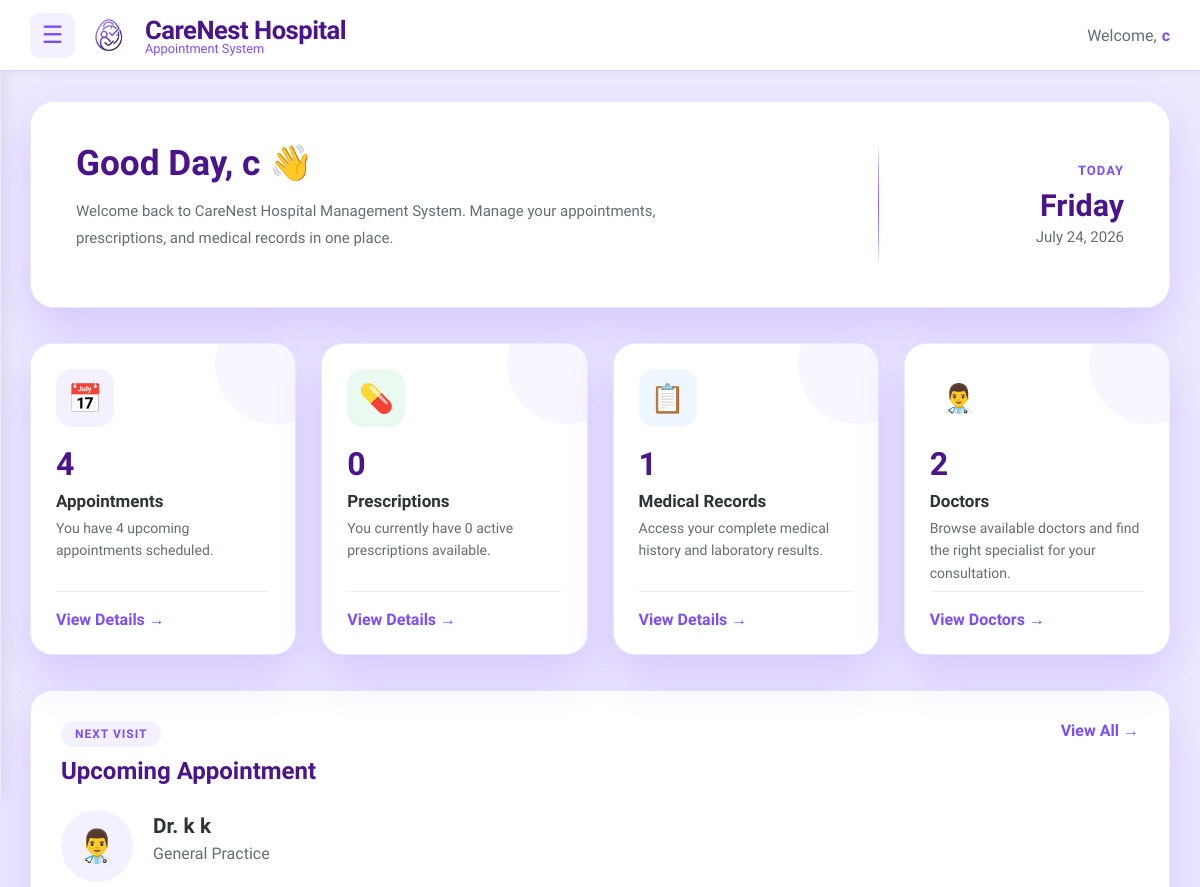
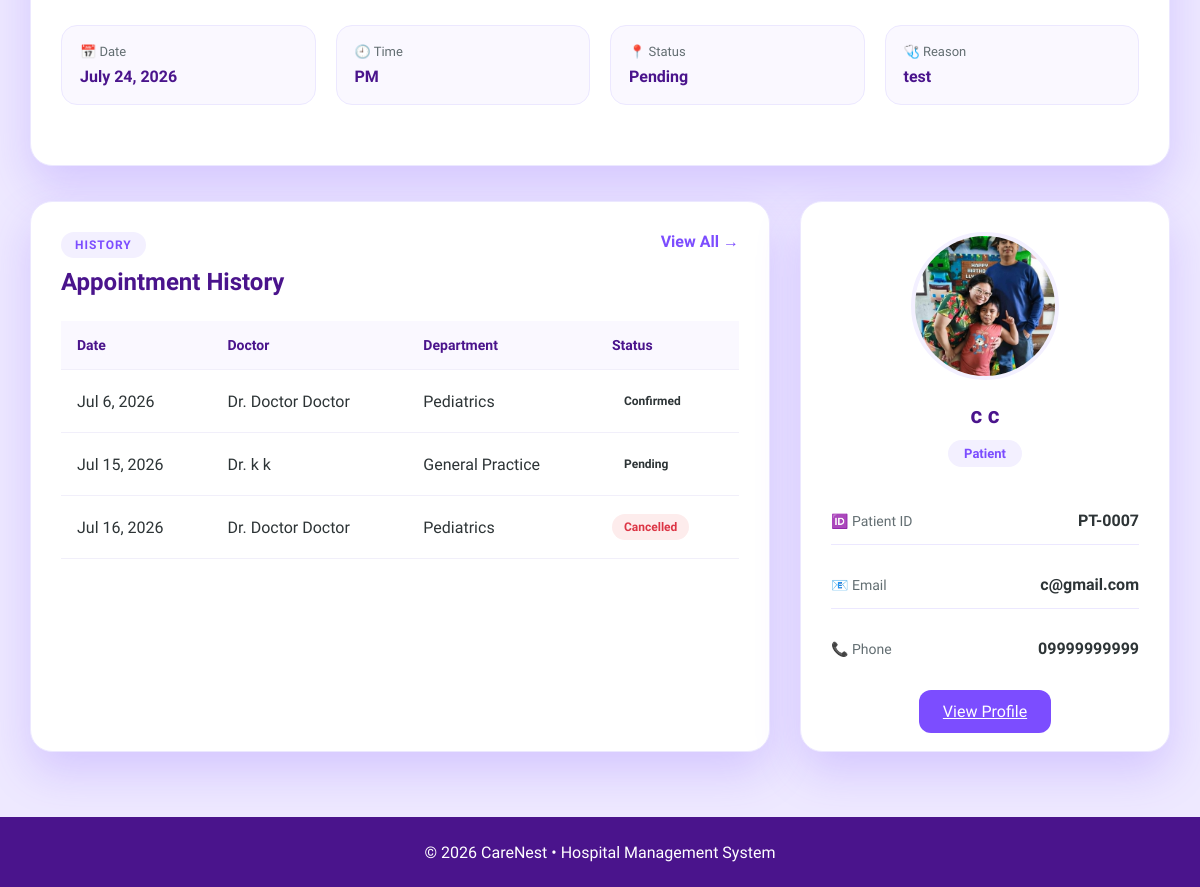
Screenshot of /patient/dashboard/ (signed in) with the database file from the repository (2 pictures, top to bottom).
### main/models.py (models this page shows, shortened)
class Appointment(models.Model):
    STATUS_CHOICES = [
        ('Pending', 'Pending'),
        ('Confirmed', 'Confirmed'),
        ('Completed', 'Completed'),
        ('Cancelled', 'Cancelled'),
    ]
    TIME_PERIOD_CHOICES = [
        ('AM', 'AM'),
        ('PM', 'PM'),
    ]
    patient = models.ForeignKey(
        Patient,
        on_delete=models.CASCADE,
        related_name='appointments'
    )
    doctor = models.ForeignKey(
        Doctor,
        on_delete=models.CASCADE,
        related_name='appointments'
    )
    date = models.DateField()
    time_period = models.CharField(
        max_length=2,
        choices=TIME_PERIOD_CHOICES,
        default='AM'
    )
    reason = models.TextField()
    status = models.CharField(
        max_length=15,
        choices=STATUS_CHOICES,
        default='Pending'
    )
    created_at = models.DateTimeField(auto_now_add=True)

class Doctor(models.Model):
    SPECIALIZATION_CHOICES = [
        ('Cardiology', 'Cardiology'),
        ('Dermatology', 'Dermatology'),
        ('Neurology', 'Neurology'),
        ('Pediatrics', 'Pediatrics'),
        ('Orthopedics', 'Orthopedics'),
        ('General Practice', 'General Practice'),
    ]
    SEX_CHOICES = [
        ('Male', 'Male'),
        ('Female', 'Female'),
        ('Other', 'Other'),
    ]
    user = models.OneToOneField(User, on_delete=models.CASCADE, related_name='doctor_profile')
    first_name = models.CharField(max_length=50, default="Unknown")
    middle_name = models.CharField(max_length=50, blank=True, null=True)
    last_name = models.CharField(max_length=50, default="Unknown")
    date_of_birth = models.DateField(blank=True, null=True)
    sex = models.CharField(
        max_length=10,
        choices=SEX_CHOICES,
        default='Male'
    )
    address = models.TextField(blank=True)
    specialization = models.CharField(
        max_length=50,
        choices=SPECIALIZATION_CHOICES,
        default='General Practice'
    )
    license_number = models.CharField(max_length=50, unique=True)
    contact_number = models.CharField(max_length=15)
    profile_picture = models.ImageField(
        upload_to=user_directory_path,
        default='default.jpg',
        blank=True,
        null=True
    )

class Patient(models.Model):
    SEX_CHOICES = [
        ('Male', 'Male'),
        ('Female', 'Female'),
        ('Other', 'Other'),
    ]
    BLOOD_TYPE_CHOICES = [
        ('A+', 'A+'),
        ('A-', 'A-'),
        ('B+', 'B+'),
        ('B-', 'B-'),
        ('AB+', 'AB+'),
        ('AB-', 'AB-'),
        ('O+', 'O+'),
        ('O-', 'O-'),
        ('Unknown', 'Unknown'),
    ]
    user = models.OneToOneField(
        User,
        on_delete=models.CASCADE,
        related_name='patient_profile'
    )
    first_name = models.CharField(max_length=50, default="Unknown")
    middle_name = models.CharField(max_length=50, blank=True, null=True)
    last_name = models.CharField(max_length=50, default="Unknown")
    date_of_birth = models.DateField()
    sex = models.CharField(
        max_length=10,
        choices=SEX_CHOICES,
        default='Male'
    )
    blood_type = models.CharField(
        max_length=10,
        choices=BLOOD_TYPE_CHOICES,
        default='Unknown'
    )
    height = models.DecimalField(
        max_digits=5,
        decimal_places=2,
        blank=True,
        null=True,
        help_text="Height in centimeters"
    )
    weight = models.DecimalField(
        max_digits=5,
        decimal_places=2,
        blank=True,
        null=True,
        help_text="Weight in kilograms"
    )
    address = models.TextField()
    contact_number = models.CharField(max_length=15)
    profile_picture = models.ImageField(
        upload_to=user_directory_path,
        default='default.jpg',
        blank=True,
        null=True
    )

### main/views.py (the view)
# urls.py: path("patient/dashboard/", views.patient_dashboard, name="patient_dashboard"),
@login_required
def patient_dashboard(request):
    patient = request.user.patient_profile
    appointments = Appointment.objects.filter(
        patient=patient
    ).order_by(
        "date"
    )
    appointment_count = appointments.count()
    prescription_count = Prescription.objects.filter(
        appointment__patient=patient
    ).count()
    medical_records = MedicalRecord.objects.filter(
        patient=patient
    )
    medical_record_count = medical_records.count()
    doctor_count = Doctor.objects.count()
    upcoming_appointment = appointments.filter(
        date__gte=timezone.localdate()
    ).order_by(
        "date"
    ).first()
    appointment_history = appointments.filter(
        status__in=[
            "Completed",
            "Cancelled"
        ]
    ).order_by(
        "-date"
    )
    context = {
        "patient": patient,
        "appointment_count": appointment_count,
        "prescription_count": prescription_count,
        "medical_record_count": medical_record_count,
        "doctor_count": doctor_count,
        "appointments": appointments,
        "appointment_history": appointment_history,
        "upcoming_appointment": upcoming_appointment,
        "medical_records": medical_records,
    }
    return render(
        request,
        "patients/dashboard/patient_dashboard.html",
        context
    )

### main/templates/patients/dashboard/patient_dashboard.html (shortened to what this page needs)
{% extends "includes/dashboard_base.html" %}
{% load static %}
{% block content %}
{% block extra_css %}
<link rel="stylesheet" href="{% static 'css/patient_dashboard.css' %}">
{% endblock %}
<div class="patient-dashboard">
    <section class="welcome-section">
        <div class="welcome-left">
            <h1>
                Good Day, {{ request.user.first_name }} 👋
            </h1>
            <p>
                Welcome back to CareNest Hospital Management System.
                Manage your appointments, prescriptions, and medical records in one place.
            </p>
        </div>
        <div class="welcome-right">
            <span class="today-label">
                Today
            </span>
            <h2>
                {% now "l" %}
            </h2>
            <p>
                {% now "F j, Y" %}
            </p>
        </div>
    </section>
    <section class="summary-cards">
        <div class="summary-card appointments">
            <div class="card-icon">📅</div>
            <h2>{{appointment_count }}</h2>
            <h3>Appointments</h3>
            <p>
                You have {{appointment_count }} upcoming appointments scheduled.
            </p>
            <a href="{% url 'patient_appointment_list' %}" class="card-link"
                class="{% if request.resolver_match.url_name == 'patient_appointment_list' %}active{% endif %}">
                View Details →
            </a>
        </div>
        <div class="summary-card prescriptions">
            <div class="card-icon">💊</div>
            <h2>{{prescription_count}} </h2>
            <h3>Prescriptions</h3>
            <p>
                You currently have {{prescription_count}} active prescriptions available.
            </p>
            <a href="{% url 'patient_medical_record' %}" class="card-link"
                class="{% if request.resolver_match.url_name == 'patient_medical_record' %}active{% endif %}">
                View Details →
            </a>
        </div>
        <div class="summary-card records">
            <div class="card-icon">📋</div>
            <h2>{{medical_record_count}} </h2>
            <h3>Medical Records</h3>
            <p>
                Access your complete medical history and laboratory results.
            </p>
            <a href="{% url 'patient_medical_record' %}" class="card-link"
                class="{% if request.resolver_match.url_name == 'patient_medical_record' %}active{% endif %}">
                View Details →
            </a>
        </div>
        <div class="summary-card doctors">
            <div class="card-icon">👨‍⚕️</div>
            <h2>{{doctor_count }}</h2>
            <h3>Doctors </h3>
            <p>
                Browse available doctors and find the right specialist for your consultation.
            </p>
            <a href="{% url 'doctor_list' %}" class="card-link"
                class="{% if request.resolver_match.url_name == 'doctor_list' %}active{% endif %}">
                View Doctors →
            </a>
        </div>
    </section>
    <section class="appointment-panel">
        <div class="panel-header">
            <div>
                <span class="panel-tag">NEXT VISIT</span>
                <h2>Upcoming Appointment</h2>
            </div>
            <a href="{% url 'patient_appointment_list' %}" class="panel-link"
                class="{% if request.resolver_match.url_name == 'patient_appointment_list' %}active{% endif %}">
                View All →
            </a>
        </div>
        <div class="appointment-card">
            {% if upcoming_appointment %}
            <div class="appointment-doctor">
                <div class="doctor-avatar">
                    👨‍⚕️
                </div>
                <div>
                    <h3>Dr. {{ upcoming_appointment.doctor.user.get_full_name }}</h3>
                    <p>
                        {{ upcoming_appointment.doctor.specialization }}
                    </p>
                </div>
            </div>
            <div class="appointment-details">
                <div class="detail-box">
                    <span>📅 Date</span>
                    <strong>
                        {{ upcoming_appointment.date|date:"F j, Y" }}
                    </strong>
                </div>
                <div class="detail-box">
                    <span>🕘 Time</span>
                    <strong>
                        {{ upcoming_appointment.time_period }}
                    </strong>
                </div>
                <div class="detail-box">
                    <span>📍 Status</span>
                    <strong>
                        {{ upcoming_appointment.status }}
                    </strong>
                </div>
                <div class="detail-box">
                    <span>🩺 Reason</span>
                    <strong>
                        {{ upcoming_appointment.reason }}
                    </strong>
                </div>
            </div>
            </div>
            {% endif %}
        </div>
    <section class="dashboard-bottom">
        <div class="panel">
            <div class="panel-header">
                <div>
                    <span class="panel-tag">
                        HISTORY
                    </span>
                    <h2>Appointment History</h2>
                </div>
              <a href="{% url 'patient_appointment_list' %}" class="panel-link"
                class="{% if request.resolver_match.url_name == 'patient_appointment_list' %}active{% endif %}">
                View All →
            </a>
            </div>
            <div class="history-container">
    <table class="history-table">
        <thead>
            <tr>
                <th>Date</th>
                <th>Doctor</th>
                <th>Department</th>
                <th>Status</th>
            </tr>
        </thead>
        <tbody>
        {% for appointment in appointments %}
            <tr>
                <td>
                    {{ appointment.date|date:"M j, Y" }}
                </td>
                <td>
                    Dr. {{ appointment.doctor.user.get_full_name }}
                </td>
                <td>
                    {{ appointment.doctor.specialization }}
                </td>
                <td>
                    <span class="status {{ appointment.status|lower }}">
                        {{ appointment.status }}
                    </span>
                </td>
            </tr>
        {% empty %}
            <tr>
                <td colspan="4" class="empty-history">
                    No appointment history found.
                </td>
            </tr>
        {% endfor %}
        </tbody>
    </table>
</div>
        </div>
<div class="panel profile-panel">
    <div class="profile-header">
        {% if patient.profile_picture %}
            <img
                src="{{ patient.profile_picture.url }}"
                alt="Patient"
            >
        {% else %}
            <img
                src="{% static 'images/CarenestLOGO.png' %}"
                alt="Patient"
            >
        {% endif %}
        <h2>
            {{ patient.first_name }} {{ patient.last_name }}
        </h2>
        <span class="profile-badge">
            Patient
        </span>
    </div>
    <div class="profile-details">
        <div class="detail-row">
            <span>
                🆔 Patient ID
            </span>
            <strong>
                PT-{{ patient.id|stringformat:"04d" }}
            </strong>
        </div>
        <div class="detail-row">
            <span>
                📧 Email
            </span>
            <strong>
                {{ patient.user.email }}
            </strong>
        </div>
        <div class="detail-row">
            <span>
                📞 Phone
            </span>
            <strong>
                {{ patient.contact_number }}
            </strong>
        </div>
    </div>
    <div class="profile-actions">
        <a href="{% url 'patient_account' %}" class="primary-btn">
            View Profile
        </a>
    </div>
</div>
    </section>
{% endblock %}

### main/templates/includes/dashboard_base.html (shortened to what this page needs)
{% load static %}
<!DOCTYPE html>
<html lang="en">
<head>
    <link rel="stylesheet" href="{% static 'css/dashboard_base.css' %}">
</head>
<body>
    <header class="dashboard-header">
        <div class="header-left">
            <button class="menu-btn" id="menu-toggle">
                ☰
            </button>
            <div class="brand">
                <img src="{% static 'images/CarenestLOGO.png' %}" alt="CareNest Logo" class="logo">
                <div class="brand-text">
                    <span class="hospital-name">CareNest Hospital</span>
                    <span class="tagline">Appointment System</span>
                </div>
            </div>
        </div>
        <div class="header-right">
            <span class="welcome-text">Welcome,</span>
            <span class="user-name">
                {{ request.user.first_name }}
            </span>
        </div>
    </header>
    <main class="dashboard-content" id="dashboard-content">
    {% block content %}
    {% endblock %}
</main>
    <footer class="dashboard-footer">
        <p>
            © 2026 CareNest • Hospital Management System
        </p>
    </footer>
</body>
</html>

### main/static/css/dashboard_base.css (style rules this page uses)
:root { --header-height:70px; --footer-height:70px; --sidebar-width:260px; --primary-purple:#7c4dff; --soft-purple:#f3f0ff; --deep-purple:#4a148c; --text-main:#2d3436; --text-muted:#636e72; --white:#ffffff; }
body { margin:0; font-family:'Plus Jakarta Sans',sans-serif; background:#fafaff; color:var(--text-main); min-height:100vh; display:flex; flex-direction:column; }
.dashboard-header { position:sticky; top:0; z-index:1000; height:70px; display:flex; justify-content:space-between; align-items:center; padding:0 30px; background:var(--white); border-bottom:1px solid #ddd0ff; box-shadow:0 2px 10px rgba(0,0,0,.05); }
.header-left { display:flex; align-items:center; gap:18px; }
.menu-btn { width:45px; height:45px; border:none; border-radius:10px; background:var(--soft-purple); color:var(--primary-purple); font-size:24px; cursor:pointer; transition:.3s; }
.brand { display:flex; align-items:center; gap:12px; }
.logo { width:32px; height:32px; object-fit:contain; margin-right:8px; }
.brand-text { display:flex; flex-direction:column; }
.hospital-name { font-size: 1.6rem; font-weight: 700; color: var(--deep-purple); letter-spacing: -0.5px; }
.tagline { font-size: 0.8rem; color: var(--primary-purple); font-weight: 500; margin-top: -4px; }
.header-right { display:flex; align-items:center; gap:5px; font-size:16px; }
.welcome-text { color:var(--text-muted); }
.user-name { font-weight:700; color:var(--primary-purple); }
.dashboard-content { padding:30px; transition:margin-left .3s ease; background:#eee9ff; }
.dashboard-footer { height:70px; background:var(--deep-purple); color:white; display:flex; justify-content:center; align-items:center; flex-shrink:0; z-index:1000; }

### rows the page displays
Appointment: doctor.user.get_full_name "k k", doctor.specialization "General Practice", date "July 24, 2026", time_period "PM", status "Pending", reason "test"
Appointment: date "Jul 6, 2026", doctor.user.get_full_name "Doctor Doctor", doctor.specialization "Pediatrics", status "Confirmed"
Appointment: date "Jul 15, 2026", doctor.user.get_full_name "k k", doctor.specialization "General Practice", status "Pending"
Appointment: date "Jul 16, 2026", doctor.user.get_full_name "Doctor Doctor", doctor.specialization "Pediatrics", status "Cancelled"
Patient: profile_picture (picture), first_name "c", last_name "c", id "0007", user.email "c@gmail.com", contact_number "09999999999"

### other values shown
{{ request.user.first_name }} "c"
{{ appointment_count }} "4"
{{ prescription_count }} "0"
{{ medical_record_count }} "1"
{{ doctor_count }} "2"
